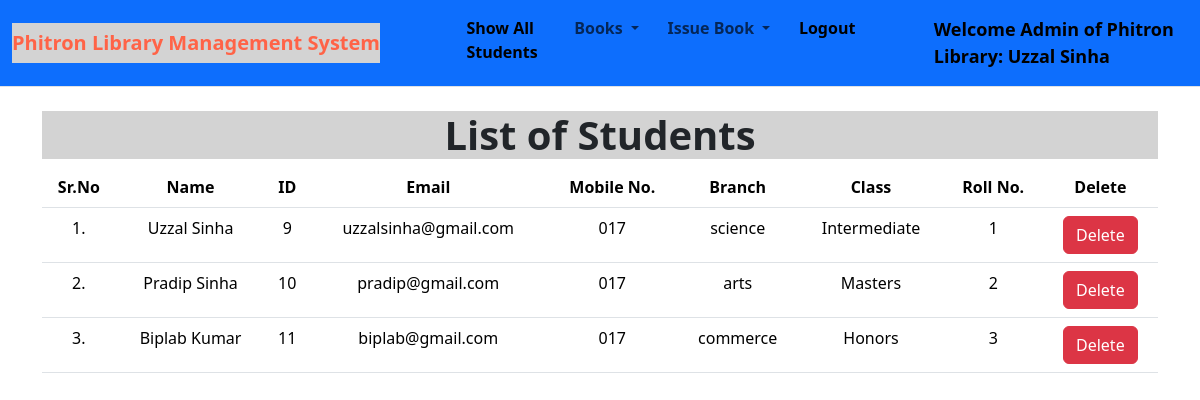
The page /show_students/ (signed in) on the database its author committed.
### library/models.py (models this page shows, shortened)
class Student(models.Model):
    user = models.OneToOneField(User, on_delete=models.CASCADE)
    classroom = models.CharField(max_length=12)
    branch = models.CharField(max_length=20)
    roll_no = models.CharField(max_length=5, blank=True)
    phone = models.CharField(max_length=11, blank=True)

### library/views.py (the view)
# urls.py: path("show_students/", views.show_students, name="show_students"),
def show_students(request):
    students = Student.objects.all()
    return render(request, "show_students.html", {'students':students})

### library/templates/show_students.html (shortened to what this page needs)
{% extends 'admin_navbar.html' %}
{% load static %}
{% block body %}
<div class="container mt-4">
    <h1 class="text-center" style="font-weight: bold; background-color: lightgrey;">List of Students</h1>
    <table class="table table-hover" id="example">
        <thead>
            <tr class="text-center mt-4">
                <th>Sr.No</th>
                <th>Name</th>
                <th>ID</th>
                <th>Email</th>
                <th>Mobile No.</th>
                <th>Branch</th>
                <th>Class</th>
                <th>Roll No.</th>
                <th>Delete</th>
            </tr>
        </thead>
        <tbody>
            {% for student in students %}
            <tr class="text-center">
                <td>{{forloop.counter}}.</td>
                <td>{{student.user.get_full_name}}</td>
                <td>{{student.user.id}}</td>
                <td>{{student.user.email}}</td>
                <td>{{student.phone}}</td>
                <td>{{student.branch}}</td>
                <td>{{student.classroom}}</td>
                <td>{{student.roll_no}}</td>
                <td><a href="/delete_student/{{student.id}}/" class="btn btn-danger" onclick="return confirm('Are you confirm you want to delete this student?')">Delete</a></td>
            </tr>
            {% endfor %}
        </tbody>
    </table>
    </div>
{% endblock %}

### library/templates/admin_navbar.html (shortened to what this page needs)
<!doctype html>
{% load static %}
<html lang="en">
  <head>
    <link rel="stylesheet" href="{% static 'library/css/bootstrap.min.css' %}">
  </head>
  <body>
    <nav class="navbar navbar-expand-lg bg-primary border-bottom border-body">
        <div class="container-fluid">
          <a class="navbar-brand" href="#" style="font-weight: bold;background: lightgrey;color: tomato">Phitron Library Management System</a>
          <div class="collapse navbar-collapse" id="navbarSupportedContent">
            <ul class="navbar-nav me-auto mb-2 mb-lg-0">
              <li class="nav-item">
                <a class="nav-link active" aria-current="page" href="/show_students/" style="font-weight: bold;">Show All Students</a>
              </li>
              <li class="nav-item dropdown">
                <a class="nav-link dropdown-toggle" href="#" id="navbarDropdown" role="button" data-bs-toggle="dropdown" aria-expanded="false" style="font-weight: bold;">
                  Books
                </a>
              </li>
              <li class="nav-item dropdown">
                <a class="nav-link dropdown-toggle" href="#" id="navbarDropdown" role="button" data-bs-toggle="dropdown" aria-expanded="false" style="font-weight: bold;">
                  Issue Book
                </a>
              </li>
              <li class="nav-item">
                <a class="nav-link active" aria-current="page" href="/logout/" style="font-weight: bold;">Logout</a>
              </li>
              <li class="nav-item">
                <a style="font-weight:600; font-family:'Segoe UI', Tahoma, Geneva, Verdana, sans-serif; font-size: large;" class="nav-link active" href="#">Welcome Admin of Phitron Library: {{request.user}}</a>
              </li>
            </ul>
          </div>
        </div>
      </nav>
      {% block body %}
      {% endblock %}
  </body>
</html>

### rows shown on the page
Student: user.get_full_name "Uzzal Sinha", user.id "9", user.email "uzzalsinha@gmail.com", phone "017", branch "science", classroom "Intermediate", roll_no "1"
Student: user.get_full_name "Pradip Sinha", user.id "10", user.email "pradip@gmail.com", phone "017", branch "arts", classroom "Masters", roll_no "2"
Student: user.get_full_name "Biplab Kumar", user.id "11", user.email "biplab@gmail.com", phone "017", branch "commerce", classroom "Honors", roll_no "3"

### other values the page prints
{{ request.user }} "Uzzal Sinha"
